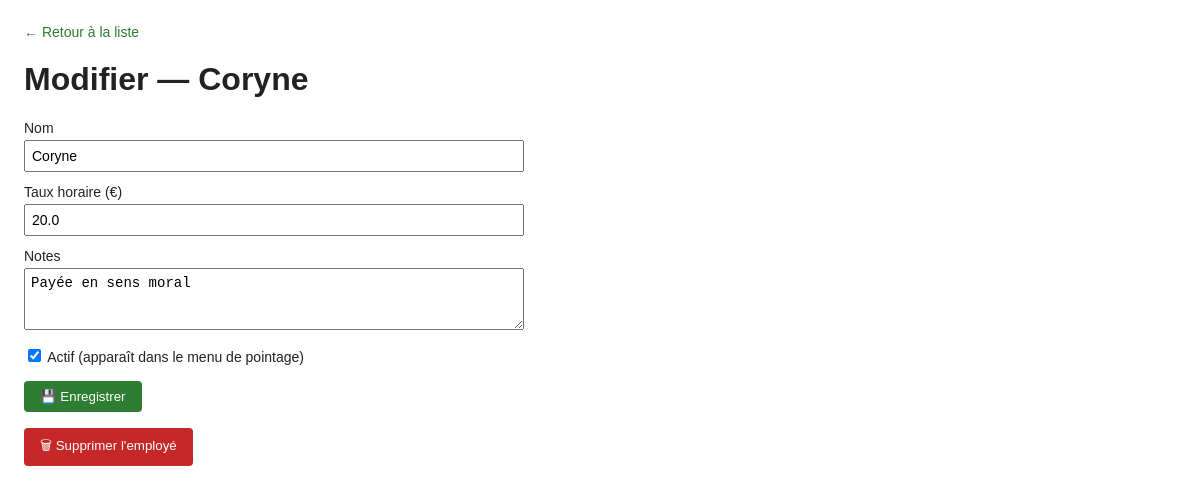
Page /admin/employes/4 on the committed database.
### tables this page shows
CREATE TABLE employes (
            id INTEGER PRIMARY KEY AUTOINCREMENT,
            nom TEXT NOT NULL UNIQUE,
            taux_horaire REAL NOT NULL DEFAULT 0,
            actif INTEGER DEFAULT 1,
            notes TEXT
        );

### main.py (the view)
@app.get("/admin/employes/{emp_id}", response_class=HTMLResponse)
async def fiche_employe(request: Request, emp_id: int):
    e = get_employe(emp_id)
    return templates.TemplateResponse("employe_detail.html", {"request": request, "e": e})

### templates/employe_detail.html (shortened to what this page needs)
<!DOCTYPE html>
<html lang="fr">
<head>
</head>
<body>
<nav><a href="/admin/employes">← Retour à la liste</a></nav>
<h1>Modifier — {{ e.nom }}</h1>
<form method="post" action="/admin/employes/{{ e.id }}/edit">
  <label>Nom <input name="nom" value="{{ e.nom }}" required></label>
  <label>Taux horaire (€) <input name="taux_horaire" type="number" step="0.01" min="0" value="{{ e.taux_horaire }}" required></label>
  <label>Notes <textarea name="notes" rows="3">{{ e.notes or '' }}</textarea></label>
  <label><input type="checkbox" name="actif" style="width:auto;display:inline" {{ "checked" if e.actif else "" }}> Actif (apparaît dans le menu de pointage)</label>
  <button type="submit" class="btn-save">💾 Enregistrer</button>
</form>
<form method="post" action="/admin/employes/{{ e.id }}/supprimer" onsubmit="return confirm('Supprimer définitivement cet employé ? Les pointages déjà enregistrés sous ce nom ne seront pas supprimés.');">
  <button type="submit" class="btn-delete">🗑 Supprimer l'employé</button>
</form>
</body>
</html>

### templates/employe_detail.html (style rules this page uses)
body { font-family: Arial, sans-serif; margin: 24px; color: #222; max-width: 500px; }
nav { margin-bottom: 20px; font-size: 14px; }
nav a { margin-right: 14px; color: #2e7d32; text-decoration: none; }
label { display: block; margin-top: 12px; font-size: 14px; }
input, textarea { font-size: 14px; padding: 6px; width: 100%; box-sizing: border-box; margin-top: 4px; }
button { padding: 8px 16px; border: none; border-radius: 4px; color: white; cursor: pointer; margin-top: 16px; }
.btn-save { background: #2e7d32; }
.btn-delete { background: #c62828; }

### rows in the picture
employes: nom "Coryne", taux_horaire "20.0", notes "Payée en sens moral"
